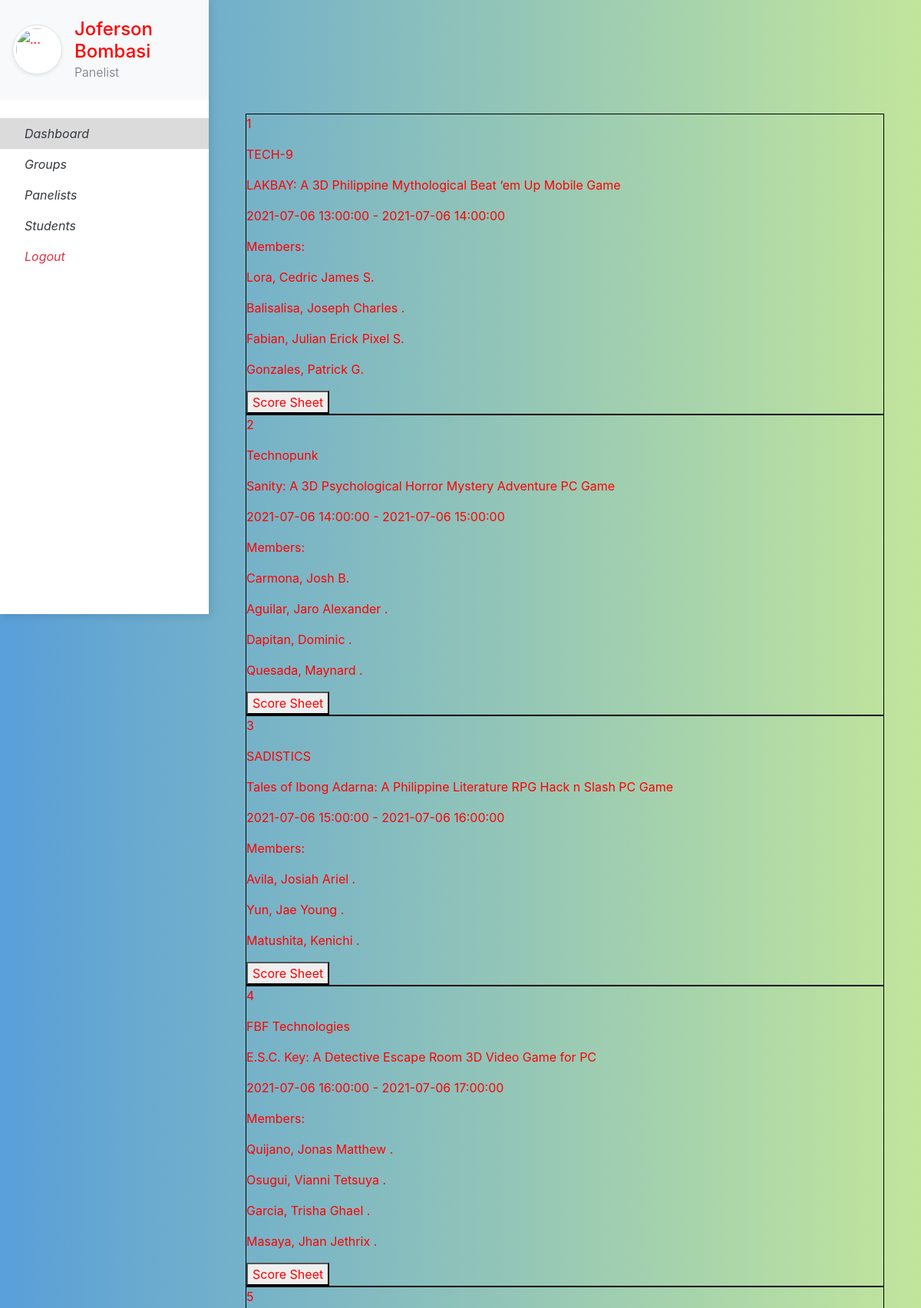
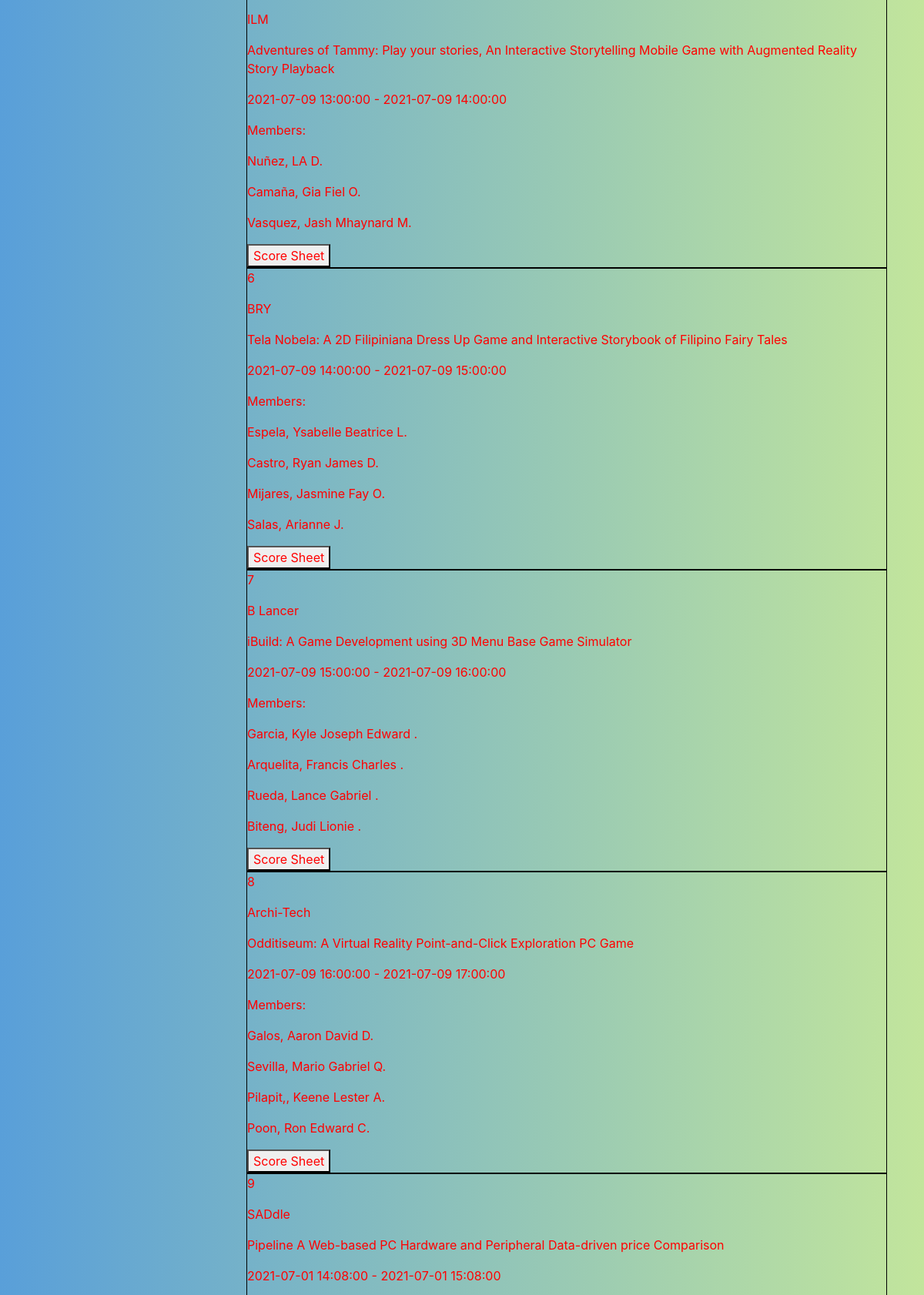
Screenshot of /user_home/ (signed in, upper part) with the database file from the repository (2 pictures, top to bottom).
### website/models.py (models this page shows, shortened)
class Panelist(db.Model, UserMixin):
    id         = db.Column(db.Integer, primary_key=True)
    username   = db.Column(db.String(150), nullable=False)
    password   = db.Column(db.String(150), nullable=False)
    last_name  = db.Column(db.String(150), nullable=False)
    first_name = db.Column(db.String(150), nullable=False)
    middle_in  = db.Column(db.String(10))
    school     = db.Column(db.String(150))
    header     = db.relationship('Defense', backref='head')
    paneling   = db.relationship(
        'Defense',
        secondary=defense_panel_score,
        backref=db.backref('panels')
    )

class Defense(db.Model):
    id            = db.Column(db.Integer, primary_key=True)
    group_id      = db.Column(db.Integer, db.ForeignKey('group.id'))
    head_panel_id = db.Column(db.Integer, db.ForeignKey('panelist.id'))
    start_date    = db.Column(db.DateTime)
    end_date      = db.Column(db.DateTime)
    paneling      = db.relationship(
        'Panelist',
        secondary=defense_panel_score,
        backref=db.backref('defenses')
    )

class Group(db.Model):
    id            = db.Column(db.Integer, primary_key=True)
    name          = db.Column(db.String(150), nullable=False)
    project_title = db.Column(db.String(150), nullable=False)
    program       = db.Column(db.String(150), nullable=False)
    members       = db.relationship('Student', backref='group', uselist=True)
    defenses      = db.relationship('Defense', backref='group', uselist=True)

class Student(db.Model):
    stud_no    = db.Column(db.Integer, primary_key=True)
    last_name  = db.Column(db.String(150), nullable=False)
    first_name = db.Column(db.String(150), nullable=False)
    middle_in  = db.Column(db.String(10))
    group_id   = db.Column(db.Integer, db.ForeignKey('group.id'))

### website/user.py (the view)
@user.route("/user_home/")
@login_required
def user_home():
    return render_template("home_u.html", user=current_user)

### website/__init__.py (called while the page is built)
def create_app():
    app = Flask(__name__)
    app.config['SECRET_KEY'] = 'hjshjhdjah kjshkjdhjs'
    app.config['SQLALCHEMY_DATABASE_URI'] = f'sqlite:///{DB_NAME}'
    db.init_app(app)
    from .admin import admin
    from .auth import auth
    from .user import user
    app.register_blueprint(auth, url_prefix='/')
    app.register_blueprint(admin, url_prefix='/')
    app.register_blueprint(user, url_prefix='/')
    from .models import Panelist, Master
    create_database(app)
    login_manager = LoginManager()
    login_manager.login_view = 'auth.login'
    login_manager.init_app(app)
    @login_manager.user_loader
    def load_user(username):
        if username == 'admin':
            return Master.query.filter_by(username=username).first()
        return Panelist.query.filter_by(username=username).first()
    return app

### website/templates/user/home_u.html (shortened to what this page needs)
{% extends "base_user.html" %}
{% block content %}
    <div class='display_grid'>
        {% for defense in user.defenses %}
            <div class='box'>
                <p>{{ defense.id }}</p>
                <p>{{ defense.group.name }}</p>
                <p>{{ defense.group.project_title }}</p>
                <p>{{ defense.start_date }} - {{ defense.end_date }}</p>
                <p>Members:</p>
                {% for member in defense.group.members %}
                    <p>{{ member.last_name }}, {{ member.first_name }} {{ member.middle_in }}.</p>
                {% endfor%}
                <a href="">
                    <button>Score Sheet</button>
                </a>
            </div>
        {% endfor %}
    </div>
{% endblock %}

### website/templates/user/base_user.html (shortened to what this page needs)
<html>
    <head>
        <link rel="stylesheet" href="https://stackpath.bootstrapcdn.com/bootstrap/4.3.1/css/bootstrap.min.css">
        <link rel='stylesheet' href="{{ url_for('static', filename ='user/user.css') }}">
    </head>
    <body>
        <div class="vertical-nav bg-white" id="sidebar">
            <div class="py-4 px-3 mb-4 bg-light">
                <div class="media d-flex align-items-center"><img src="https://res.cloudinary.com/mhmd/image/upload/v1556074849/avatar-1_tcnd60.png" alt="..." width="65" class="mr-3 rounded-circle img-thumbnail shadow-sm">
                    <div class="media-body">
                        <h4 class="m-0">{{ user.first_name}} {{ user.last_name }}</h4>
                        <p class="font-weight-light text-muted mb-0">Panelist</p>
                    </div>
                </div>
            </div>
            <ul class="nav flex-column bg-white mb-0">
                <li class="nav-item">
                    <a href="/user_home/" class="nav-link text-dark font-italic">
                        Dashboard
                    </a>
                </li>
                <li class="nav-item">
                    <a href="/user_groups/" class="nav-link text-dark font-italic">
                        Groups
                    </a>
                </li>
                <li class="nav-item">
                    <a href="/user_panelists/" class="nav-link text-dark font-italic">
                        Panelists
                    </a>
                </li>
                <li class="nav-item">
                    <a href="/user_students/" class="nav-link text-dark font-italic">
                        Students
                    </a>
                </li>
                <li class="nav-item">
                    <a href="/logout/" class="nav-link text-danger font-italic">
                        Logout
                    </a>
                </li>
            </ul>
        </div>
        <div class="page-content p-5" id="content">
            {% block content %}
            {% endblock %}
        </div>
    </body>
</html>

### website/static/user/user.css (style rules this page uses)
body { color: blue; }
* { color: red; }
.vertical-nav { min-width: 17rem; width: 17rem; height: 100vh; position: fixed; top: 0; left: 0; box-shadow: 3px 3px 10px rgba(0, 0, 0, 0.1); transition: all 0.4s; }
.page-content { width: calc(100% - 17rem); margin-left: 17rem; transition: all 0.4s; }
body { background: #599fd9; background: -webkit-linear-gradient(to right, #599fd9, #c2e59c); background: linear-gradient(to right, #599fd9, #c2e59c); min-height: 100vh; overflow-x: hidden; }
.box { border: 1px; border-color: black; border-style: solid; }
.display_grid { position: relative; margin-top: 100px; }

### website/templates/user/base_user.html (style rules this page uses)
.active { background-color:#dbdbdb; }

### rows the page displays
Panelist: first_name "Joferson", last_name "Bombasi"
Defense: id "1", group.name "TECH-9", group.project_title "LAKBAY: A 3D Philippine Mythological Beat ‘em Up Mobile Game", start_date "2021-07-06 13:00:00", end_date "2021-07-06 14:00:00"
Student: last_name "Lora", first_name "Cedric James", middle_in "S"
Student: last_name "Balisalisa", first_name "Joseph Charles"
Student: last_name "Fabian", first_name "Julian Erick Pixel", middle_in "S"
Student: last_name "Gonzales", first_name "Patrick", middle_in "G"
Defense: id "2", group.name "Technopunk", group.project_title "Sanity: A 3D Psychological Horror Mystery Adventure PC Game", start_date "2021-07-06 14:00:00", end_date "2021-07-06 15:00:00"
Student: last_name "Carmona", first_name "Josh", middle_in "B"
Student: last_name "Aguilar", first_name "Jaro Alexander"
Student: last_name "Dapitan", first_name "Dominic"
Student: last_name "Quesada", first_name "Maynard"
Defense: id "3", group.name "SADISTICS", group.project_title "Tales of Ibong Adarna: A Philippine Literature RPG Hack n Slash PC Game", start_date "2021-07-06 15:00:00", end_date "2021-07-06 16:00:00"
Student: last_name "Avila", first_name "Josiah Ariel"
Student: last_name "Yun", first_name "Jae Young"
Student: last_name "Matushita", first_name "Kenichi"
Defense: id "4", group.name "FBF Technologies", group.project_title "E.S.C. Key: A Detective Escape Room 3D Video Game for PC", start_date "2021-07-06 16:00:00", end_date "2021-07-06 17:00:00"
Student: last_name "Quijano", first_name "Jonas Matthew"
Student: last_name "Osugui", first_name "Vianni Tetsuya"
Student: last_name "Garcia", first_name "Trisha Ghael"
Student: last_name "Masaya", first_name "Jhan Jethrix"
Defense: id "5", group.name "ILM", group.project_title "Adventures of Tammy: Play your stories, An Interactive Storytelling Mobile Game with Augmented Reality Story Playback", start_date "2021-07-09 13:00:00", end_date "2021-07-09 14:00:00"
Student: last_name "Nuñez", first_name "LA", middle_in "D"
Student: last_name "Camaña", first_name "Gia Fiel", middle_in "O"
Student: last_name "Vasquez", first_name "Jash Mhaynard", middle_in "M"
Defense: id "6", group.name "BRY", group.project_title "Tela Nobela: A 2D Filipiniana Dress Up Game and Interactive Storybook of Filipino Fairy Tales", start_date "2021-07-09 14:00:00", end_date "2021-07-09 15:00:00"
Student: last_name "Espela", first_name "Ysabelle Beatrice", middle_in "L"
Student: last_name "Castro", first_name "Ryan James", middle_in "D"
Student: last_name "Mijares", first_name "Jasmine Fay", middle_in "O"
Student: last_name "Salas", first_name "Arianne", middle_in "J"
Defense: id "7", group.name "B Lancer", group.project_title "iBuild: A Game Development using 3D Menu Base Game Simulator", start_date "2021-07-09 15:00:00", end_date "2021-07-09 16:00:00"
Student: last_name "Garcia", first_name "Kyle Joseph Edward"
Student: last_name "Arquelita", first_name "Francis Charles"
Student: last_name "Rueda", first_name "Lance Gabriel"
Student: last_name "Biteng", first_name "Judi Lionie"
Defense: id "8", group.name "Archi-Tech", group.project_title "Odditiseum: A Virtual Reality Point-and-Click Exploration PC Game", start_date "2021-07-09 16:00:00", end_date "2021-07-09 17:00:00"
Student: last_name "Galos", first_name "Aaron David", middle_in "D"
Student: last_name "Sevilla", first_name "Mario Gabriel", middle_in "Q"
Student: last_name "Pilapit,", first_name "Keene Lester", middle_in "A"
Student: last_name "Poon", first_name "Ron Edward", middle_in "C"
Defense: id "9", group.name "SADdle", group.project_title "Pipeline A Web-based PC Hardware and Peripheral Data-driven price Comparison", start_date "2021-07-01 14:08:00", end_date "2021-07-01 15:08:00"
